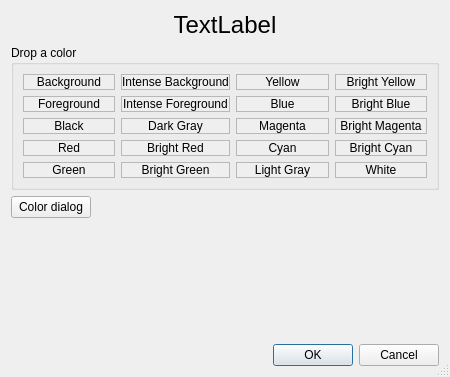
<?xml version="1.0" encoding="UTF-8"?>
<ui version="4.0">
 <class>PaletteDialog</class>
 <widget class="QDialog" name="PaletteDialog">
  <property name="geometry">
   <rect>
    <x>0</x>
    <y>0</y>
    <width>450</width>
    <height>377</height>
   </rect>
  </property>
  <property name="windowTitle">
   <string>Chose your colors</string>
  </property>
  <property name="sizeGripEnabled">
   <bool>true</bool>
  </property>
  <layout class="QVBoxLayout" name="verticalLayout">
   <item>
    <widget class="QLabel" name="nameLabel">
     <property name="font">
      <font>
       <pointsize>18</pointsize>
      </font>
     </property>
     <property name="text">
      <string>TextLabel</string>
     </property>
     <property name="alignment">
      <set>Qt::AlignmentFlag::AlignCenter</set>
     </property>
    </widget>
   </item>
   <item>
    <widget class="QGroupBox" name="tiles">
     <property name="title">
      <string>Drop a color</string>
     </property>
     <layout class="QGridLayout" name="gridLayout">
      <item row="1" column="2">
       <widget class="QLabel" name="Color4">
        <property name="acceptDrops">
         <bool>true</bool>
        </property>
        <property name="autoFillBackground">
         <bool>true</bool>
        </property>
        <property name="frameShape">
         <enum>QFrame::Shape::StyledPanel</enum>
        </property>
        <property name="text">
         <string>Blue</string>
        </property>
        <property name="alignment">
         <set>Qt::AlignmentFlag::AlignCenter</set>
        </property>
        <property name="margin">
         <number>4</number>
        </property>
       </widget>
      </item>
      <item row="2" column="1">
       <widget class="QLabel" name="Color0Intense">
        <property name="acceptDrops">
         <bool>true</bool>
        </property>
        <property name="autoFillBackground">
         <bool>true</bool>
        </property>
        <property name="frameShape">
         <enum>QFrame::Shape::StyledPanel</enum>
        </property>
        <property name="text">
         <string>Dark Gray</string>
        </property>
        <property name="alignment">
         <set>Qt::AlignmentFlag::AlignCenter</set>
        </property>
        <property name="margin">
         <number>4</number>
        </property>
       </widget>
      </item>
      <item row="4" column="2">
       <widget class="QLabel" name="Color7">
        <property name="acceptDrops">
         <bool>true</bool>
        </property>
        <property name="autoFillBackground">
         <bool>true</bool>
        </property>
        <property name="frameShape">
         <enum>QFrame::Shape::StyledPanel</enum>
        </property>
        <property name="text">
         <string>Light Gray</string>
        </property>
        <property name="alignment">
         <set>Qt::AlignmentFlag::AlignCenter</set>
        </property>
        <property name="margin">
         <number>4</number>
        </property>
       </widget>
      </item>
      <item row="4" column="1">
       <widget class="QLabel" name="Color2Intense">
        <property name="acceptDrops">
         <bool>true</bool>
        </property>
        <property name="autoFillBackground">
         <bool>true</bool>
        </property>
        <property name="frameShape">
         <enum>QFrame::Shape::StyledPanel</enum>
        </property>
        <property name="text">
         <string>Bright Green</string>
        </property>
        <property name="alignment">
         <set>Qt::AlignmentFlag::AlignCenter</set>
        </property>
        <property name="margin">
         <number>4</number>
        </property>
       </widget>
      </item>
      <item row="2" column="0">
       <widget class="QLabel" name="Color0">
        <property name="acceptDrops">
         <bool>true</bool>
        </property>
        <property name="autoFillBackground">
         <bool>true</bool>
        </property>
        <property name="frameShape">
         <enum>QFrame::Shape::StyledPanel</enum>
        </property>
        <property name="text">
         <string>Black</string>
        </property>
        <property name="alignment">
         <set>Qt::AlignmentFlag::AlignCenter</set>
        </property>
        <property name="margin">
         <number>4</number>
        </property>
       </widget>
      </item>
      <item row="0" column="3">
       <widget class="QLabel" name="Color3Intense">
        <property name="acceptDrops">
         <bool>true</bool>
        </property>
        <property name="autoFillBackground">
         <bool>true</bool>
        </property>
        <property name="frameShape">
         <enum>QFrame::Shape::StyledPanel</enum>
        </property>
        <property name="text">
         <string>Bright Yellow</string>
        </property>
        <property name="alignment">
         <set>Qt::AlignmentFlag::AlignCenter</set>
        </property>
        <property name="margin">
         <number>4</number>
        </property>
       </widget>
      </item>
      <item row="1" column="0">
       <widget class="QLabel" name="Foreground">
        <property name="acceptDrops">
         <bool>true</bool>
        </property>
        <property name="autoFillBackground">
         <bool>true</bool>
        </property>
        <property name="frameShape">
         <enum>QFrame::Shape::StyledPanel</enum>
        </property>
        <property name="text">
         <string>Foreground</string>
        </property>
        <property name="alignment">
         <set>Qt::AlignmentFlag::AlignCenter</set>
        </property>
        <property name="margin">
         <number>4</number>
        </property>
       </widget>
      </item>
      <item row="3" column="3">
       <widget class="QLabel" name="Color6Intense">
        <property name="acceptDrops">
         <bool>true</bool>
        </property>
        <property name="autoFillBackground">
         <bool>true</bool>
        </property>
        <property name="frameShape">
         <enum>QFrame::Shape::StyledPanel</enum>
        </property>
        <property name="text">
         <string>Bright Cyan</string>
        </property>
        <property name="alignment">
         <set>Qt::AlignmentFlag::AlignCenter</set>
        </property>
        <property name="margin">
         <number>4</number>
        </property>
       </widget>
      </item>
      <item row="4" column="0">
       <widget class="QLabel" name="Color2">
        <property name="acceptDrops">
         <bool>true</bool>
        </property>
        <property name="autoFillBackground">
         <bool>true</bool>
        </property>
        <property name="frameShape">
         <enum>QFrame::Shape::StyledPanel</enum>
        </property>
        <property name="text">
         <string>Green</string>
        </property>
        <property name="alignment">
         <set>Qt::AlignmentFlag::AlignCenter</set>
        </property>
        <property name="margin">
         <number>4</number>
        </property>
       </widget>
      </item>
      <item row="0" column="1">
       <widget class="QLabel" name="BackgroundIntense">
        <property name="acceptDrops">
         <bool>true</bool>
        </property>
        <property name="autoFillBackground">
         <bool>true</bool>
        </property>
        <property name="frameShape">
         <enum>QFrame::Shape::StyledPanel</enum>
        </property>
        <property name="text">
         <string>Intense Background</string>
        </property>
        <property name="alignment">
         <set>Qt::AlignmentFlag::AlignCenter</set>
        </property>
        <property name="margin">
         <number>4</number>
        </property>
       </widget>
      </item>
      <item row="1" column="1">
       <widget class="QLabel" name="ForegroundIntense">
        <property name="acceptDrops">
         <bool>true</bool>
        </property>
        <property name="autoFillBackground">
         <bool>true</bool>
        </property>
        <property name="frameShape">
         <enum>QFrame::Shape::StyledPanel</enum>
        </property>
        <property name="text">
         <string>Intense Foreground</string>
        </property>
        <property name="alignment">
         <set>Qt::AlignmentFlag::AlignCenter</set>
        </property>
        <property name="margin">
         <number>4</number>
        </property>
       </widget>
      </item>
      <item row="0" column="0">
       <widget class="QLabel" name="Background">
        <property name="acceptDrops">
         <bool>true</bool>
        </property>
        <property name="autoFillBackground">
         <bool>true</bool>
        </property>
        <property name="frameShape">
         <enum>QFrame::Shape::StyledPanel</enum>
        </property>
        <property name="text">
         <string>Background</string>
        </property>
        <property name="alignment">
         <set>Qt::AlignmentFlag::AlignCenter</set>
        </property>
        <property name="margin">
         <number>4</number>
        </property>
       </widget>
      </item>
      <item row="2" column="2">
       <widget class="QLabel" name="Color5">
        <property name="acceptDrops">
         <bool>true</bool>
        </property>
        <property name="autoFillBackground">
         <bool>true</bool>
        </property>
        <property name="frameShape">
         <enum>QFrame::Shape::StyledPanel</enum>
        </property>
        <property name="text">
         <string>Magenta</string>
        </property>
        <property name="alignment">
         <set>Qt::AlignmentFlag::AlignCenter</set>
        </property>
        <property name="margin">
         <number>4</number>
        </property>
       </widget>
      </item>
      <item row="3" column="2">
       <widget class="QLabel" name="Color6">
        <property name="acceptDrops">
         <bool>true</bool>
        </property>
        <property name="autoFillBackground">
         <bool>true</bool>
        </property>
        <property name="frameShape">
         <enum>QFrame::Shape::StyledPanel</enum>
        </property>
        <property name="text">
         <string>Cyan</string>
        </property>
        <property name="alignment">
         <set>Qt::AlignmentFlag::AlignCenter</set>
        </property>
        <property name="margin">
         <number>4</number>
        </property>
       </widget>
      </item>
      <item row="1" column="3">
       <widget class="QLabel" name="Color4Intense">
        <property name="acceptDrops">
         <bool>true</bool>
        </property>
        <property name="autoFillBackground">
         <bool>true</bool>
        </property>
        <property name="frameShape">
         <enum>QFrame::Shape::StyledPanel</enum>
        </property>
        <property name="text">
         <string>Bright Blue</string>
        </property>
        <property name="alignment">
         <set>Qt::AlignmentFlag::AlignCenter</set>
        </property>
        <property name="margin">
         <number>4</number>
        </property>
       </widget>
      </item>
      <item row="4" column="3">
       <widget class="QLabel" name="Color7Intense">
        <property name="acceptDrops">
         <bool>true</bool>
        </property>
        <property name="autoFillBackground">
         <bool>true</bool>
        </property>
        <property name="frameShape">
         <enum>QFrame::Shape::StyledPanel</enum>
        </property>
        <property name="text">
         <string>White</string>
        </property>
        <property name="alignment">
         <set>Qt::AlignmentFlag::AlignCenter</set>
        </property>
        <property name="margin">
         <number>4</number>
        </property>
       </widget>
      </item>
      <item row="3" column="1">
       <widget class="QLabel" name="Color1Intense">
        <property name="acceptDrops">
         <bool>true</bool>
        </property>
        <property name="autoFillBackground">
         <bool>true</bool>
        </property>
        <property name="frameShape">
         <enum>QFrame::Shape::StyledPanel</enum>
        </property>
        <property name="text">
         <string>Bright Red</string>
        </property>
        <property name="alignment">
         <set>Qt::AlignmentFlag::AlignCenter</set>
        </property>
        <property name="margin">
         <number>4</number>
        </property>
       </widget>
      </item>
      <item row="3" column="0">
       <widget class="QLabel" name="Color1">
        <property name="acceptDrops">
         <bool>true</bool>
        </property>
        <property name="autoFillBackground">
         <bool>true</bool>
        </property>
        <property name="frameShape">
         <enum>QFrame::Shape::StyledPanel</enum>
        </property>
        <property name="text">
         <string>Red</string>
        </property>
        <property name="alignment">
         <set>Qt::AlignmentFlag::AlignCenter</set>
        </property>
       </widget>
      </item>
      <item row="2" column="3">
       <widget class="QLabel" name="Color5Intense">
        <property name="acceptDrops">
         <bool>true</bool>
        </property>
        <property name="autoFillBackground">
         <bool>true</bool>
        </property>
        <property name="frameShape">
         <enum>QFrame::Shape::StyledPanel</enum>
        </property>
        <property name="text">
         <string>Bright Magenta</string>
        </property>
        <property name="alignment">
         <set>Qt::AlignmentFlag::AlignCenter</set>
        </property>
        <property name="margin">
         <number>4</number>
        </property>
       </widget>
      </item>
      <item row="0" column="2">
       <widget class="QLabel" name="Color3">
        <property name="acceptDrops">
         <bool>true</bool>
        </property>
        <property name="autoFillBackground">
         <bool>true</bool>
        </property>
        <property name="frameShape">
         <enum>QFrame::Shape::StyledPanel</enum>
        </property>
        <property name="text">
         <string>Yellow</string>
        </property>
        <property name="alignment">
         <set>Qt::AlignmentFlag::AlignCenter</set>
        </property>
        <property name="margin">
         <number>4</number>
        </property>
       </widget>
      </item>
     </layout>
    </widget>
   </item>
   <item>
    <layout class="QHBoxLayout" name="horizontalLayout">
     <item>
      <widget class="QPushButton" name="colorbutton">
       <property name="text">
        <string>Color dialog</string>
       </property>
      </widget>
     </item>
     <item>
      <spacer name="horizontalSpacer">
       <property name="orientation">
        <enum>Qt::Orientation::Horizontal</enum>
       </property>
       <property name="sizeHint" stdset="0">
        <size>
         <width>40</width>
         <height>20</height>
        </size>
       </property>
      </spacer>
     </item>
    </layout>
   </item>
   <item>
    <spacer name="verticalSpacer">
     <property name="orientation">
      <enum>Qt::Orientation::Vertical</enum>
     </property>
     <property name="sizeHint" stdset="0">
      <size>
       <width>20</width>
       <height>40</height>
      </size>
     </property>
    </spacer>
   </item>
   <item>
    <widget class="QDialogButtonBox" name="buttonBox">
     <property name="standardButtons">
      <set>QDialogButtonBox::StandardButton::Cancel|QDialogButtonBox::StandardButton::Ok</set>
     </property>
     <property name="centerButtons">
      <bool>false</bool>
     </property>
    </widget>
   </item>
  </layout>
 </widget>
 <resources/>
 <connections>
  <connection>
   <sender>buttonBox</sender>
   <signal>accepted()</signal>
   <receiver>PaletteDialog</receiver>
   <slot>accept()</slot>
   <hints>
    <hint type="sourcelabel">
     <x>226</x>
     <y>313</y>
    </hint>
    <hint type="destinationlabel">
     <x>226</x>
     <y>167</y>
    </hint>
   </hints>
  </connection>
  <connection>
   <sender>buttonBox</sender>
   <signal>rejected()</signal>
   <receiver>PaletteDialog</receiver>
   <slot>reject()</slot>
   <hints>
    <hint type="sourcelabel">
     <x>226</x>
     <y>313</y>
    </hint>
    <hint type="destinationlabel">
     <x>226</x>
     <y>167</y>
    </hint>
   </hints>
  </connection>
 </connections>
</ui>
